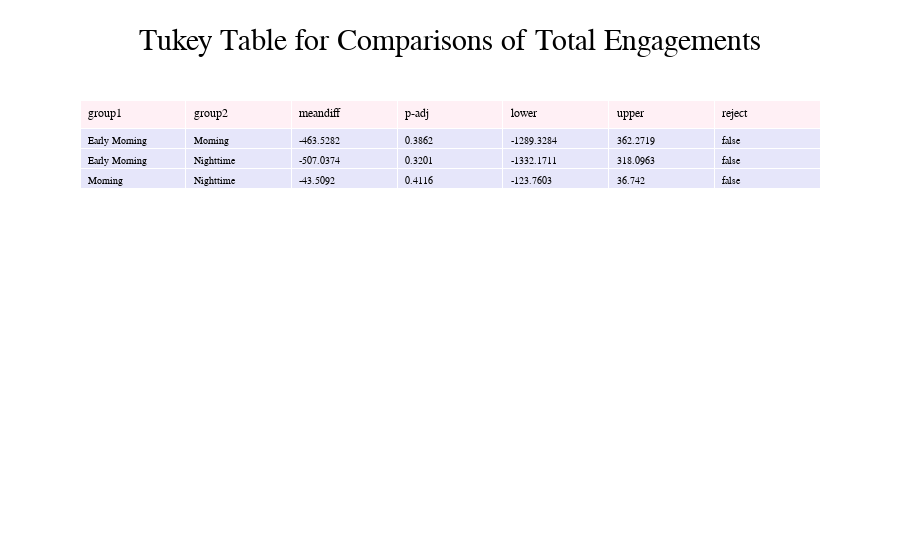

This figure's notebook cell:
### Code cell
tukey_grab(df, 'Total Engagements', 'Time of Post')

### Figure 1 — Plotly figure (JSON) as saved in the notebook; plotly's stock layout.template omitted (floating-point values rounded to 4 significant figures)
{"data": [{"cells": {"align": "left", "fill": {"color": "lavender"}, "font": {"size": 10}, "values": [["Early Morning", "Early Morning", "Morning"], ["Morning", "Nighttime", "Nighttime"], [-463.5, -507.0, -43.51], [0.3862, 0.3201, 0.4116], [-1289.0, -1332.0, -123.8], [362.3, 318.1, 36.74], [false, false, false]]}, "header": {"align": "left", "fill": {"color": "lavenderblush"}, "values": ["group1", "group2", "meandiff", "p-adj", "lower", "upper", "reject"]}, "type": "table"}], "layout": {"font": {"color": "black", "family": "Times New Roman"}, "title": {"font": {"color": "black", "family": "Times New Roman", "size": 30}, "text": "Tukey Table for Comparisons of Total Engagements", "x": 0.5}}}
